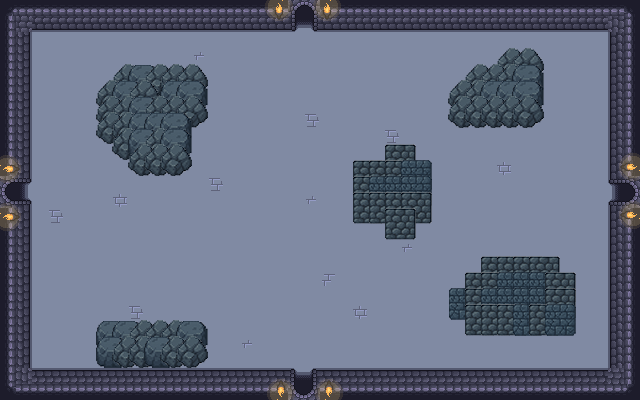

This game map was drawn from its Tiled (.tmx) file and the tilesets committed beside it. A one-line description and the trimmed map source follow:
An orthogonal 40x25 tile map with 16x16 px tiles, 3 tile layers (floor, walls, objects), 4 tilesets and 32 objects (5x Enemy, top, right, bottom, left).

<map version="1.10" tiledversion="1.11.2" orientation="orthogonal" renderorder="right-down" width="40" height="25" tilewidth="16" tileheight="16" infinite="0" nextlayerid="7" nextobjectid="108">
 <tileset firstgid="1" source="../walls_floor.tsx" />
 <tileset firstgid="300" source="../Objects.tsx" />
 <tileset firstgid="444" source="../fire_animation.tsx" />
 <tileset firstgid="642" name="rocks" tilewidth="32" tileheight="32" tilecount="4" columns="0">
  <grid orientation="orthogonal" width="1" height="1" />
  <tile id="4">
   <image source="../../../images/rocks/1.png" width="32" height="32" />
  </tile>
  <tile id="5">
   <image source="../../../images/rocks/2.png" width="32" height="32" />
  </tile>
  <tile id="6">
   <image source="../../../images/rocks/3.png" width="32" height="32" />
  </tile>
  <tile id="7">
   <image source="../../../images/rocks/4.png" width="32" height="32" />
  </tile>
 </tileset>
 <layer id="1" name="floor" width="40" height="25">
  <data>[1000 cells, 1000 non-empty, 5 distinct tile ids]</data>
 </layer>
 <layer id="2" name="walls" width="40" height="25">
  <data>[1000 cells, 244 non-empty, 9 distinct tile ids]</data>
 </layer>
 <layer id="3" name="objects" width="40" height="25">
  <data>[1000 cells, 141 non-empty, 10 distinct tile ids]</data>
 </layer>
 <objectgroup id="5" name="entities">
  <object id="100" name="Enemy" x="76" y="53.3333">
   <point />
  </object>
  <object id="101" name="Enemy" x="570.667" y="52">
   <point />
  </object>
  <object id="104" name="Enemy" x="428.667" y="263.333">
   <point />
  </object>
  <object id="105" name="Enemy" x="64.6667" y="350.667">
   <point />
  </object>
  <object id="106" name="Enemy" x="228.667" y="185.333">
   <point />
  </object>
 </objectgroup>
 <objectgroup id="4" name="collisions">
  <object id="32" x="610" y="2" width="30" height="174" />
  <object id="33" x="608" y="208" width="32" height="192" />
  <object id="34" x="320" y="368" width="288" height="32" />
  <object id="38" x="0" y="368" width="288" height="32" />
  <object id="40" x="0" y="208" width="32" height="160" />
  <object id="41" x="0" y="0" width="32" height="176" />
  <object id="42" x="32" y="0" width="256" height="32" />
  <object id="43" x="320" y="0" width="288" height="32" />
  <object id="85" x="112" y="74" width="96" height="64" />
  <object id="86" x="128" y="138" width="64" height="48" />
  <object id="87" x="128" y="138" height="32" />
  <object id="88" x="112" y="138" width="16" height="32" />
  <object id="89" x="96" y="90" width="16" height="64" />
  <object id="90" x="96" y="329.5" width="112" height="48" />
  <object id="91" x="352.5" y="169" width="80" height="64" />
  <object id="92" x="384.5" y="153" width="32" height="96" />
  <object id="93" x="449" y="88.5" width="96" height="48" />
  <object id="94" x="497" y="56.5" width="48" height="32" />
  <object id="95" x="465" y="72.5" width="32" height="16" />
  <object id="96" x="481.5" y="281.5" width="96" height="64" />
  <object id="97" x="481.5" y="265.5" width="80" height="16" />
  <object id="98" x="465.5" y="281.5" width="16" height="64" />
  <object id="99" x="449.5" y="297.5" width="16" height="32" />
 </objectgroup>
 <objectgroup id="6" name="doors">
  <object id="44" name="top" x="288" y="0" width="32" height="32" />
  <object id="45" name="right" x="608" y="176" width="32" height="32" />
  <object id="46" name="bottom" x="288" y="368" width="32" height="32" />
  <object id="47" name="left" x="0" y="176" width="32" height="32" />
 </objectgroup>
</map>
